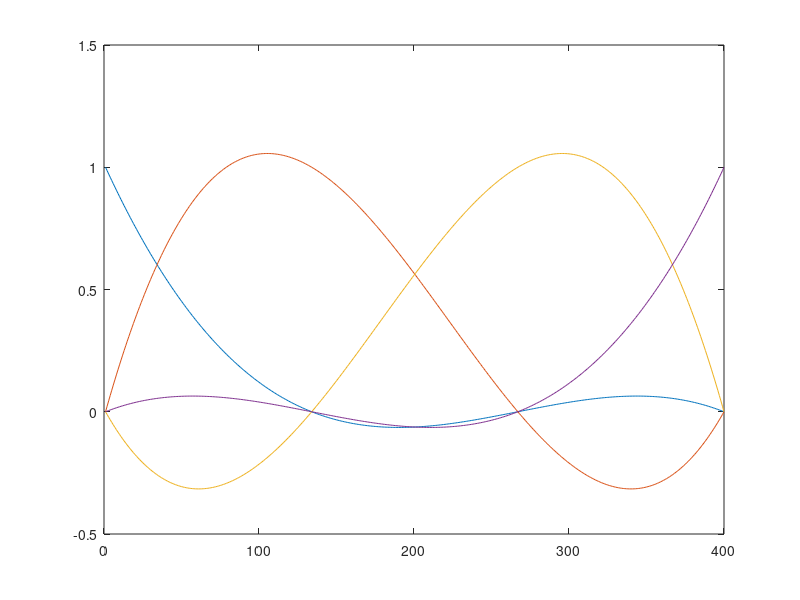

The MATLAB source for this figure:
x_b = 0; x_e = 1;
Nsim = 400; xsim = x_b:(x_e-x_b)/(Nsim-1):x_e;
Dsim = 10*xsim.^3-xsim+5;
%%
N = 400; x_e  = 0.9; x_b = 0.1;
dx = (x_e-x_b)/(N-1);% N-1 or N error has serious consequences needs to be investigated
x = x_b:dx:x_e;

points = 4; 
c = linspace(x_b,x_e,points);
Dc = interp1(xsim,Dsim,c,'pchip');

l = ones(points, length(x));
for i = 1:points
    for j = 1:points
        if(i~=j)
            l(i,:) = l(i,:).* (x - c(j))/(c(i)-c(j));
        end 
    end 
end

l = l';

for i = 1:points
    plot(l(:,i));
    hold on;
end